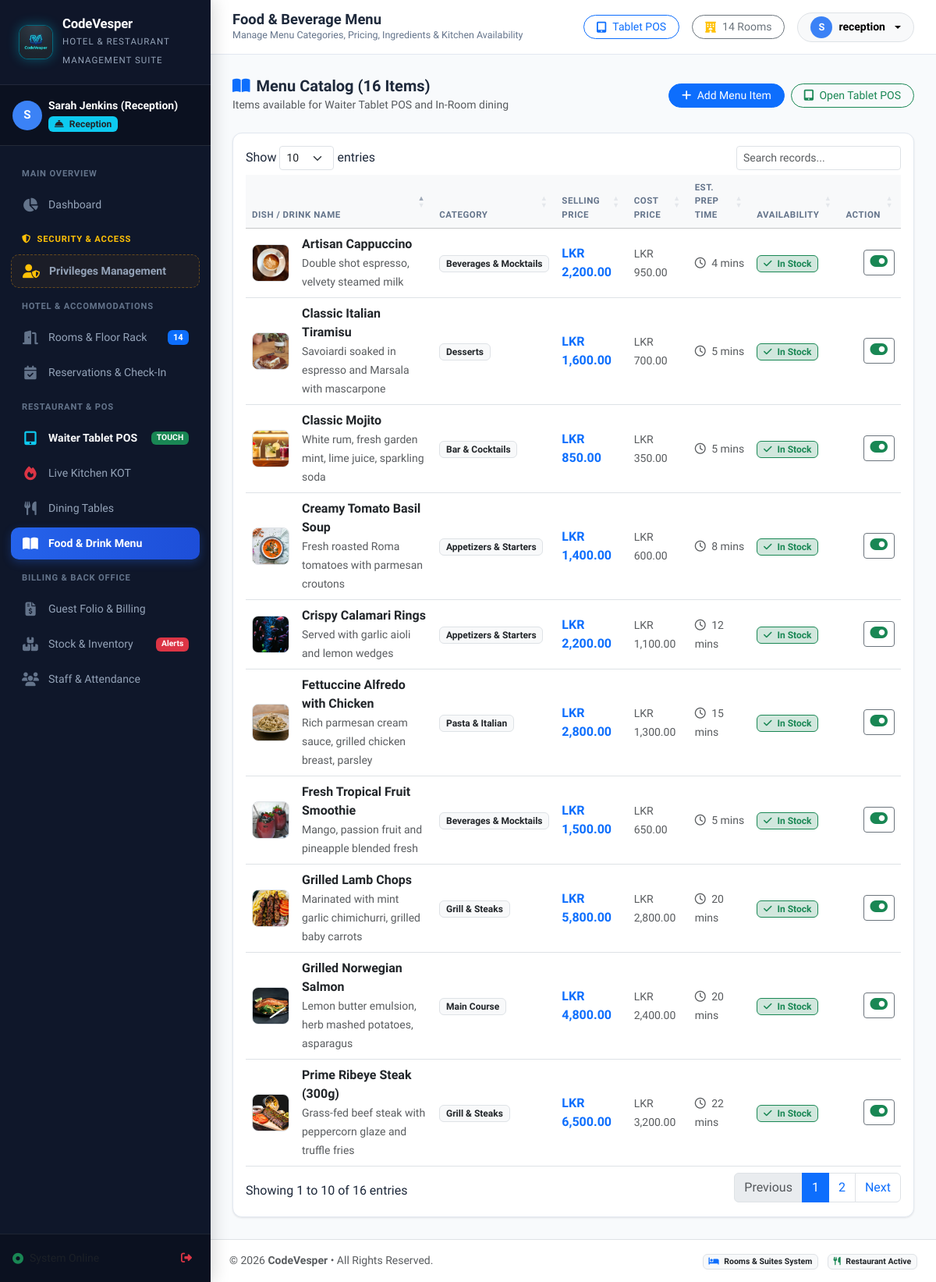
Page /restaurant-menu.php (signed in) on the committed database.
### tables this page shows
CREATE TABLE `menu_items` (
  `id` int NOT NULL AUTO_INCREMENT,
  `category_id` int NOT NULL,
  `name` varchar(100) NOT NULL,
  `description` varchar(255) DEFAULT NULL,
  `price` decimal(10,2) NOT NULL,
  `cost_price` decimal(10,2) DEFAULT '0.00',
  `image` varchar(255) DEFAULT 'default_food.jpg',
  `is_available` tinyint(1) DEFAULT '1',
  `prep_time_minutes` int DEFAULT '15',
  PRIMARY KEY (`id`)  ,
  KEY `category_id` (`category_id`),
  CONSTRAINT `menu_items_ibfk_1` FOREIGN KEY (`category_id`) REFERENCES `menu_categories` (`id`)
);

CREATE TABLE `menu_categories` (
  `id` int NOT NULL AUTO_INCREMENT,
  `name` varchar(50) NOT NULL,
  `icon` varchar(50) DEFAULT 'utensils',
  `sort_order` int DEFAULT '0',
  `status` enum('active','inactive') DEFAULT 'active',
  PRIMARY KEY (`id`)  
);

### restaurant-menu.php (the view, shortened to what this page needs)
<?php
require_once __DIR__ . '/includes/header.php';
$db = getDbConnection();
$menuItems = $db->query("
    SELECT m.*, c.name as category_name
    FROM menu_items m
    JOIN menu_categories c ON m.category_id = c.id
    ORDER BY c.sort_order ASC, m.name ASC
")->fetchAll();
?>
<div class="d-flex justify-content-between align-items-center mb-4">
    <div>
        <h5 class="fw-bold mb-0"><i class="fa-solid fa-book-open text-primary me-2"></i>Menu Catalog (<?= count($menuItems) ?> Items)</h5>
        <span class="text-muted small">Items available for Waiter Tablet POS and In-Room dining</span>
    </div>
    <div class="d-flex gap-2">
        <button class="btn btn-primary btn-sm px-3 rounded-pill" data-bs-toggle="modal" data-bs-target="#newMenuItemModal">
            <i class="fa-solid fa-plus me-1"></i> Add Menu Item
        </button>
        <a href="pos.php" class="btn btn-outline-success btn-sm px-3 rounded-pill">
            <i class="fa-solid fa-tablet-screen-button me-1"></i> Open Tablet POS
        </a>
    </div>
</div>
<div class="card-custom">
    <div class="p-3">
        <div class="table-responsive">
            <table class="table table-hover align-middle mb-0 datatable-init">
                <thead class="table-light small text-uppercase text-muted">
                    <tr>
                        <th>Dish / Drink Name</th>
                        <th>Category</th>
                        <th>Selling Price</th>
                        <th>Cost Price</th>
                        <th>Est. Prep Time</th>
                        <th>Availability</th>
                        <th class="text-end">Action</th>
                    </tr>
                </thead>
                <tbody>
                    <?php foreach ($menuItems as $m): ?>
                    <tr>
                        <td>
                            <div class="d-flex align-items-center gap-3">
                                <img src="assets/images/foods/<?= htmlspecialchars(!empty($m['image']) ? $m['image'] : 'default_food.jpg') ?>"
                                     alt="<?= htmlspecialchars($m['name']) ?>"
                                     class="rounded-3 border flex-shrink-0"
                                     style="width: 48px; height: 48px; object-fit: cover;"
                                     onerror="this.onerror=null; this.src='assets/images/foods/default_food.jpg';">
                                <div>
                                    <div class="fw-bold text-dark"><?= htmlspecialchars($m['name']) ?></div>
                                    <small class="text-muted"><?= htmlspecialchars($m['description'] ?? '') ?></small>
                                </div>
                            </div>
                        </td>
                        <td>
                            <span class="badge bg-light text-dark border"><?= htmlspecialchars($m['category_name']) ?></span>
                        </td>
                        <td>
                            <span class="fw-bold text-primary"><?= formatMoney($m['price']) ?></span>
                        </td>
                        <td>
                            <span class="text-muted small"><?= formatMoney($m['cost_price']) ?></span>
                        </td>
                        <td>
                            <span class="small text-muted"><i class="fa-regular fa-clock me-1"></i> <?= $m['prep_time_minutes'] ?> mins</span>
                        </td>
                        <td>
                            <?php if ($m['is_available']): ?>
                                <span class="badge bg-success-subtle text-success border border-success"><i class="fa-solid fa-check me-1"></i> In Stock</span>
                            <?php else: ?>
                                <span class="badge bg-danger-subtle text-danger border border-danger"><i class="fa-solid fa-xmark me-1"></i> Sold Out</span>
                            <?php endif; ?>
                        </td>
                        <td class="text-end">
                            <a href="restaurant-menu.php?toggle_id=<?= $m['id'] ?>" class="btn btn-sm btn-outline-secondary py-1 px-2" title="Toggle Availability">
                                <i class="fa-solid fa-toggle-<?= $m['is_available'] ? 'on text-success' : 'off text-danger' ?> fs-5"></i>
                            </a>
                        </td>
                    </tr>
                    <?php endforeach; ?>
                </tbody>
            </table>
        </div>
    </div>
</div>
<?php require_once __DIR__ . '/includes/footer.php'; ?>

### assets/css/style.css (style rules this page uses)
:root { --primary: #1e3a8a; --primary-light: #3b82f6; --primary-dark: #0f172a; --gold: #d97706; --gold-light: #f59e0b; --gold-subtle: #fef3c7; --sidebar-bg: #0f172a; --sidebar-hover: #1e293b; --sidebar-active: #2563eb; --body-bg: #f8fafc; --card-bg: #ffffff; --text-main: #1e293b; --text-muted: #64748b; --border-color: #e2e8f0; --sidebar-width: 270px; --topbar-height: 70px; --radius-sm: 8px; --radius-md: 12px; --radius-lg: 18px; --shadow-sm: 0 1px 3px rgba(0,0,0,0.06), 0 1px 2px rgba(0,0,0,0.04); --shadow-md: 0 4px 12px -2px rgba(0,0,0,0.08), 0 2px 6px -1px rgba(0,0,0,0.04); --shadow-lg: 0 12px 24px -4px rgba(0,0,0,0.12), 0 4px 10px -2px rgba(0,0,0,0.05); }
* { box-sizing: border-box; }
body { font-family: 'Plus Jakarta Sans', sans-serif; background-color: var(--body-bg); color: var(--text-main); overflow-x: hidden; margin: 0; padding: 0; }
.card-custom { background: #fff; border: 1px solid var(--border-color); border-radius: var(--radius-md); box-shadow: var(--shadow-sm); transition: transform 0.2s ease, box-shadow 0.2s ease; }
.table thead th { font-size: 0.72rem; font-weight: 700; text-transform: uppercase; letter-spacing: 0.5px; color: #64748b; }

### assets/css/pos.css (style rules this page uses)
html, body { overflow-x: hidden !important; max-width: 100vw !important; }

### rows in the picture
menu_items: image (picture), name "Creamy Tomato Basil Soup", description "Fresh roasted Roma tomatoes with parmesan croutons", category.name "Appetizers & Starters", price "LKR 1,400.00", cost_price "LKR 600.00", prep_time_minutes "8", is_available 1 (drawn)
menu_items: image (picture), name "Crispy Calamari Rings", description "Served with garlic aioli and lemon wedges", category.name "Appetizers & Starters", price "LKR 2,200.00", cost_price "LKR 1,100.00", prep_time_minutes "12", is_available 1 (drawn)
menu_items: image (picture), name "Grilled Norwegian Salmon", description "Lemon butter emulsion, herb mashed potatoes, asparagus", category.name "Main Course", price "LKR 4,800.00", cost_price "LKR 2,400.00", prep_time_minutes "20", is_available 1 (drawn)
menu_items: image (picture), name "Grilled Lamb Chops", description "Marinated with mint garlic chimichurri, grilled baby carrots", category.name "Grill & Steaks", price "LKR 5,800.00", cost_price "LKR 2,800.00", prep_time_minutes "20", is_available 1 (drawn)
menu_items: image (picture), name "Prime Ribeye Steak (300g)", description "Grass-fed beef steak with peppercorn glaze and truffle fries", category.name "Grill & Steaks", price "LKR 6,500.00", cost_price "LKR 3,200.00", prep_time_minutes "22", is_available 1 (drawn)
menu_items: image (picture), name "Fettuccine Alfredo with Chicken", description "Rich parmesan cream sauce, grilled chicken breast, parsley", category.name "Pasta & Italian", price "LKR 2,800.00", cost_price "LKR 1,300.00", prep_time_minutes "15", is_available 1 (drawn)
menu_items: image (picture), name "Classic Italian Tiramisu", description "Savoiardi soaked in espresso and Marsala with mascarpone", category.name "Desserts", price "LKR 1,600.00", cost_price "LKR 700.00", prep_time_minutes "5", is_available 1 (drawn)
menu_items: image (picture), name "Artisan Cappuccino", description "Double shot espresso, velvety steamed milk", category.name "Beverages & Mocktails", price "LKR 2,200.00", cost_price "LKR 950.00", prep_time_minutes "4", is_available 1 (drawn)
menu_items: image (picture), name "Fresh Tropical Fruit Smoothie", description "Mango, passion fruit and pineapple blended fresh", category.name "Beverages & Mocktails", price "LKR 1,500.00", cost_price "LKR 650.00", prep_time_minutes "5", is_available 1 (drawn)
menu_items: image (picture), name "Classic Mojito", description "White rum, fresh garden mint, lime juice, sparkling soda", category.name "Bar & Cocktails", price "LKR 850.00", cost_price "LKR 350.00", prep_time_minutes "5", is_available 1 (drawn)

### other values in the picture
APP_NAME "CodeVesper"
APP_TAGLINE "HOTEL & RESTAURANT MANAGEMENT SUITE"
substr($user['full_name'] ?? 'U', 0, 1) "S"
$user['full_name'] "Sarah Jenkins (Reception)"
$dynamicRoomCount "14"
$pageTitle "Food & Beverage Menu"
$pageSubtitle "Manage Menu Categories, Pricing, Ingredients & Kitchen Availability"
$totalHeaderRooms "14"
substr($currentUser['full_name'], 0, 1) "S"
$currentUser['username'] "reception"
count($menuItems) "16"
